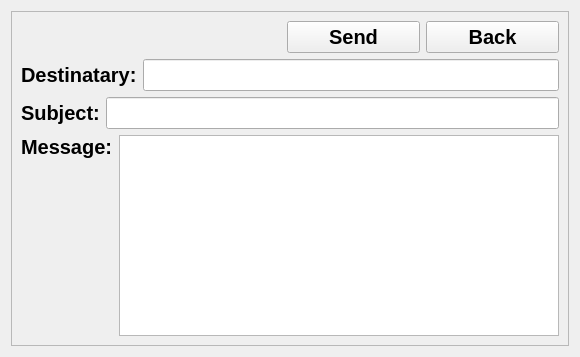
<?xml version="1.0" encoding="UTF-8"?>
<ui version="4.0">
 <class>MessageEditorWidget</class>
 <widget class="QWidget" name="MessageEditorWidget">
  <property name="geometry">
   <rect>
    <x>0</x>
    <y>0</y>
    <width>580</width>
    <height>357</height>
   </rect>
  </property>
  <property name="windowTitle">
   <string notr="true">Form</string>
  </property>
  <layout class="QGridLayout" name="gridLayout">
   <item row="0" column="0">
    <widget class="QFrame" name="generalFrame">
     <property name="maximumSize">
      <size>
       <width>1000</width>
       <height>16777215</height>
      </size>
     </property>
     <property name="frameShape">
      <enum>QFrame::Shape::StyledPanel</enum>
     </property>
     <property name="frameShadow">
      <enum>QFrame::Shadow::Raised</enum>
     </property>
     <layout class="QVBoxLayout" name="verticalLayout">
      <item>
       <layout class="QHBoxLayout" name="optionsLayout" stretch="2,1,1">
        <item>
         <spacer name="horizontalSpacer">
          <property name="orientation">
           <enum>Qt::Orientation::Horizontal</enum>
          </property>
          <property name="sizeHint" stdset="0">
           <size>
            <width>40</width>
            <height>20</height>
           </size>
          </property>
         </spacer>
        </item>
        <item>
         <widget class="QPushButton" name="sendButton">
          <property name="sizePolicy">
           <sizepolicy hsizetype="Expanding" vsizetype="Fixed">
            <horstretch>0</horstretch>
            <verstretch>0</verstretch>
           </sizepolicy>
          </property>
          <property name="font">
           <font>
            <family>Arial</family>
            <pointsize>15</pointsize>
            <bold>true</bold>
           </font>
          </property>
          <property name="text">
           <string>Send</string>
          </property>
         </widget>
        </item>
        <item>
         <widget class="QPushButton" name="backButton">
          <property name="sizePolicy">
           <sizepolicy hsizetype="Expanding" vsizetype="Fixed">
            <horstretch>0</horstretch>
            <verstretch>0</verstretch>
           </sizepolicy>
          </property>
          <property name="font">
           <font>
            <family>Arial</family>
            <pointsize>15</pointsize>
            <bold>true</bold>
           </font>
          </property>
          <property name="text">
           <string>Back</string>
          </property>
         </widget>
        </item>
       </layout>
      </item>
      <item>
       <layout class="QHBoxLayout" name="destinataryLayout">
        <item>
         <widget class="QLabel" name="destinataryLabel">
          <property name="font">
           <font>
            <family>Arial</family>
            <pointsize>15</pointsize>
            <bold>true</bold>
           </font>
          </property>
          <property name="text">
           <string>Destinatary:</string>
          </property>
         </widget>
        </item>
        <item>
         <widget class="QLineEdit" name="destinataryLineEdit">
          <property name="font">
           <font>
            <family>Arial</family>
            <pointsize>15</pointsize>
            <bold>false</bold>
           </font>
          </property>
          <property name="maxLength">
           <number>30</number>
          </property>
         </widget>
        </item>
       </layout>
      </item>
      <item>
       <layout class="QHBoxLayout" name="subjectLayout">
        <item>
         <widget class="QLabel" name="subjectLabel">
          <property name="font">
           <font>
            <family>Arial</family>
            <pointsize>15</pointsize>
            <bold>true</bold>
           </font>
          </property>
          <property name="text">
           <string>Subject:</string>
          </property>
         </widget>
        </item>
        <item>
         <widget class="QLineEdit" name="subjectLineEdit">
          <property name="font">
           <font>
            <family>Arial</family>
            <pointsize>15</pointsize>
           </font>
          </property>
          <property name="maxLength">
           <number>60</number>
          </property>
         </widget>
        </item>
       </layout>
      </item>
      <item>
       <layout class="QHBoxLayout" name="horizontalLayout">
        <item>
         <widget class="QLabel" name="messageLabel">
          <property name="font">
           <font>
            <family>Arial</family>
            <pointsize>15</pointsize>
            <bold>true</bold>
           </font>
          </property>
          <property name="text">
           <string>Message:</string>
          </property>
          <property name="alignment">
           <set>Qt::AlignmentFlag::AlignLeading|Qt::AlignmentFlag::AlignLeft|Qt::AlignmentFlag::AlignTop</set>
          </property>
         </widget>
        </item>
        <item>
         <widget class="QPlainTextEdit" name="messageTextEdit">
          <property name="font">
           <font>
            <family>Arial</family>
            <pointsize>15</pointsize>
            <bold>false</bold>
           </font>
          </property>
         </widget>
        </item>
       </layout>
      </item>
     </layout>
    </widget>
   </item>
  </layout>
 </widget>
 <resources/>
 <connections/>
</ui>
